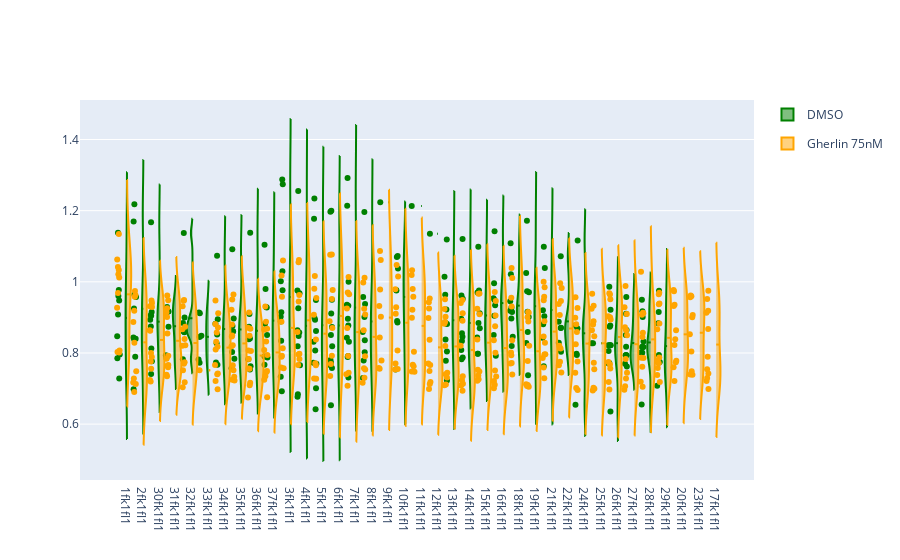

Write notebook code for a chart like this one.
### Code cell
graphof = "ratio"
graphaparamater(graphof)
# treatment = 'DMSO'
# graphaparamater(graphof,treatment)
# treatment = 'gherlin 75nM'
# graphaparamater(graphof,treatment)

### Figure 1 — Plotly figure (JSON) as saved in the notebook; plotly's stock layout.template omitted (floating-point values rounded to 4 significant figures; data arrays with more than 128 entries replaced by an {"elided": "..."} marker saying what was removed)
{"data": [{"legendgroup": "DMSO", "line": {"color": "green"}, "meanline": {"visible": true}, "name": "DMSO", "points": "all", "scalegroup": "DMSO", "side": "negative", "type": "violin", "x": {"elided": "279 str values"}, "y": {"elided": "279 float values"}}, {"legendgroup": "Gherlin 75nM", "line": {"color": "orange"}, "meanline": {"visible": true}, "name": "Gherlin 75nM", "points": "all", "scalegroup": "Gherlin 75nM", "side": "positive", "type": "violin", "x": {"elided": "389 str values"}, "y": {"elided": "389 float values"}}], "layout": {"violingap": 0, "violinmode": "overlay"}}
